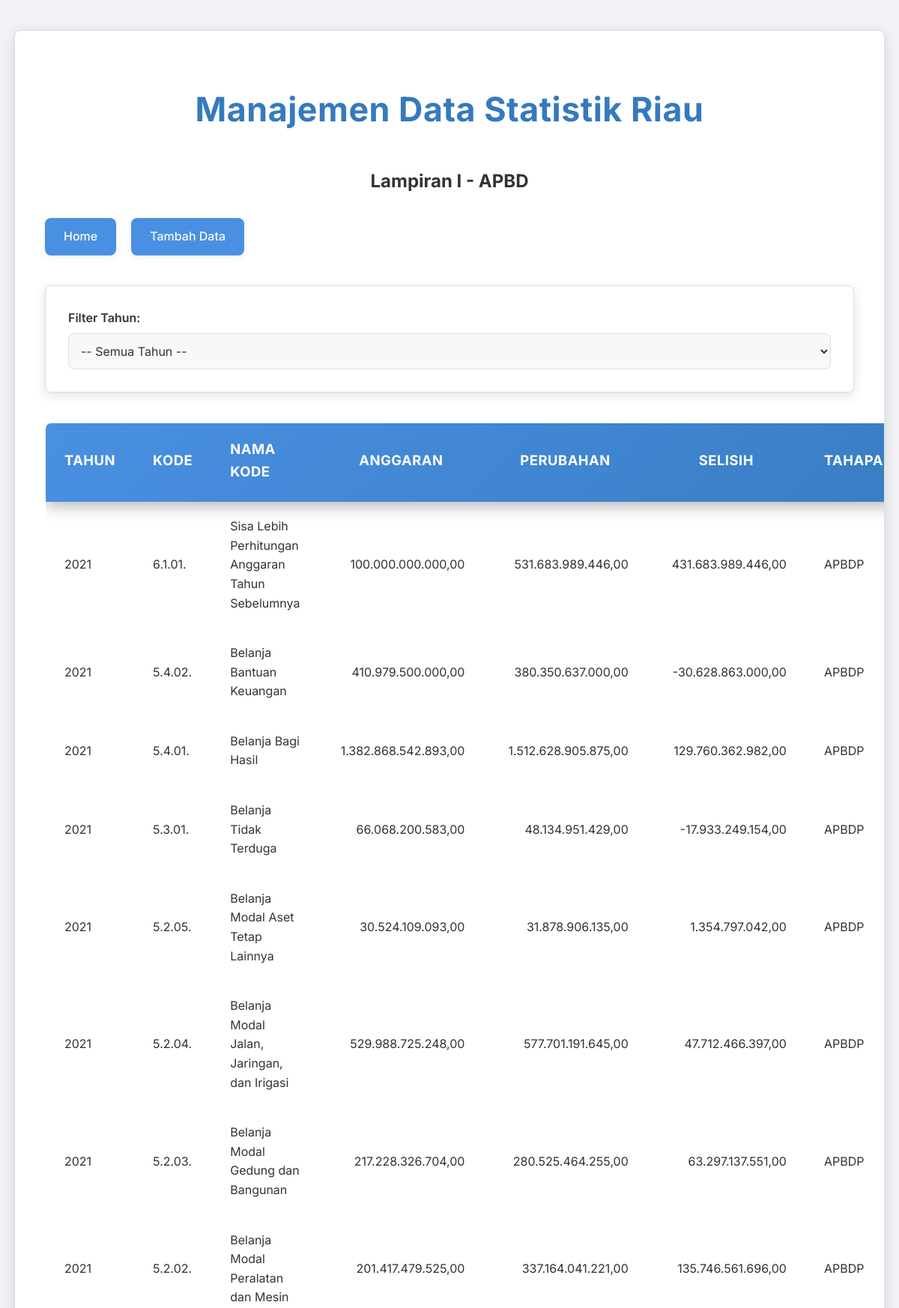
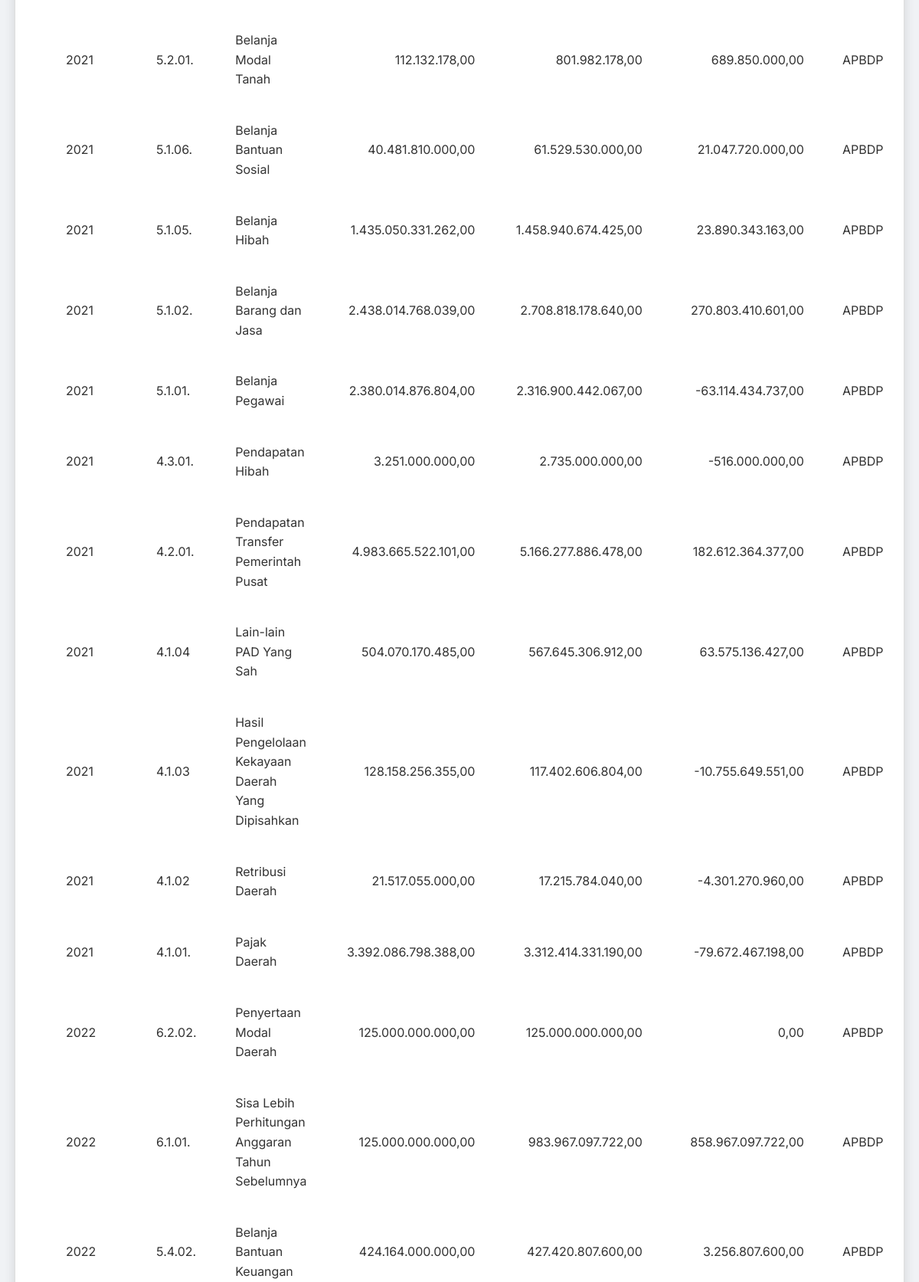
/pages/apbd-lampiran-satu/read.php (upper part), run on the app's committed database (2 pictures, top to bottom).
### tables this page shows
CREATE TABLE `apbd_lampiran_1` (
  `id` int(11) NOT NULL,
  `tahun` int(5) DEFAULT NULL,
  `id_kode_urut` int(5) DEFAULT NULL,
  `jumlah_anggaran` decimal(18,2) DEFAULT NULL,
  `jumlah_perubahan` decimal(18,2) DEFAULT NULL,
  `id_jenis_apbd` int(5) DEFAULT NULL
);

CREATE TABLE `kode_urut` (
  `id` int(11) NOT NULL,
  `no_urut` varchar(11) DEFAULT NULL,
  `uraian` varchar(255) DEFAULT NULL,
  `akronim` varchar(255) DEFAULT NULL,
  `id_kode_level` int(11) DEFAULT NULL
);

CREATE TABLE `jenis_apbd` (
  `id` int(11) NOT NULL,
  `uraian` varchar(255) DEFAULT NULL,
  `akronim` varchar(255) DEFAULT NULL
);

### pages/apbd-lampiran-satu/read.php (the view, shortened to what this page needs)
<?php
include '../../config/database.php';
include '../../templates/header.php';
$where_clause = "";
$sql = "SELECT a.id AS id, a.tahun AS tahun, b.no_urut AS kode, b.uraian AS nama_kode, jumlah_anggaran, jumlah_perubahan, c.nama_level AS level, d.akronim AS jenis_apbd
        FROM apbd_lampiran_1 AS a
        LEFT JOIN kode_urut AS b ON a.id_kode_urut = b.id
        LEFT JOIN kode_level AS c ON c.id = b.id_kode_level
        LEFT JOIN jenis_apbd AS d ON d.id = a.id_jenis_apbd
        " . $where_clause . "
        ORDER BY tahun, kode DESC";
$stmt = $conn->prepare($sql);
$stmt->execute();
$result = $stmt->get_result();
?>
<h2 style="text-align: center;">Lampiran I - APBD</h2>
<div class="button-group">
    <a href="../../index.php">Home</a>
    <a href="create.php">Tambah Data</a>
</div>
<form method="GET" action="">
    <label for="tahun">Filter Tahun:</label>
    <select name="tahun" id="tahun" onchange="this.form.submit()">
        <option value="">-- Semua Tahun --</option>
    </select>
</form>
<?php
if ($result->num_rows > 0):
?>
    <table>
        <thead>
            <tr>
                <th>Tahun</th>
                <th>Kode</th>
                <th>Nama Kode</th>
                <th style="text-align: center;">Anggaran</th>
                <th style="text-align: center;">Perubahan</th>
                <th style="text-align: center;">Selisih</th>
                <th style="text-align: center;">Tahapan</th>
            </tr>
        </thead>
        <tbody>
            <?php
            while ($row = $result->fetch_assoc()):
            ?>
                <tr>
                    <td><?php echo htmlspecialchars($row['tahun']); ?></td>
                    <td><?php echo htmlspecialchars($row['kode']); ?></td>
                    <td><?php echo htmlspecialchars($row['nama_kode']); ?></td>
                    <td style="text-align:right"><?php echo htmlspecialchars(number_format($row['jumlah_anggaran'] ?? 0, 2, ',', '.')); ?></td>
                    <td style="text-align:right"><?php echo htmlspecialchars(number_format($row['jumlah_perubahan'] ?? 0, 2, ',', '.')); ?></td>
                    <td style="text-align:right"><?php echo htmlspecialchars(number_format(($row['jumlah_perubahan'] - $row['jumlah_anggaran']) ?? 0, 2, ',', '.')); ?></td>
                    <td><?php echo htmlspecialchars($row['jenis_apbd']); ?></td>
                </tr>
            <?php endwhile; ?>
        </tbody>
    </table>
<?php else: ?>
    <p>Belum ada data.</p>
<?php endif; ?>
<?php
include '../../templates/footer.php';
?>

### templates/css/style.css (style rules this page uses)
:root { --primary-color: #4A90E2; --primary-dark: #357ABD; --accent-color: #50E3C2; --secondary-accent: #FF6B6B; --tertiary-color: #FFC107; --text-dark: #333333; --text-light: #F8F8F8; --bg-light: #F0F2F5; --bg-dark: #2C3E50; --card-bg: #FFFFFF; --border-color: #DDDDDD; --input-bg: #F8F8F8; --shadow-light: 0 2px 8px rgba(0, 0, 0, 0.08); --shadow-medium: 0 4px 15px rgba(0, 0, 0, 0.12); --success-color: #28A745; --danger-color: #DC3545; --warning-color: #FFC107; --info-color: #17A2B8; --radius-base: 8px; --transition-fast: 0.2s ease-in-out; --transition-normal: 0.3s ease-in-out; --gradient-primary: linear-gradient(135deg, var(--primary-color) 0%, var(--primary-dark) 100%); --gradient-accent: linear-gradient(135deg, var(--accent-color) 0%, #34B79C 100%); --gradient-secondary-accent: linear-gradient(135deg, var(--secondary-accent) 0%, #FF8A8A 100%); --gradient-tertiary: linear-gradient(135deg, var(--tertiary-color) 0%, #FFA000 100%); }
body { font-family: 'Inter', sans-serif; background: var(--bg-light); margin: 0; padding: 0; line-height: 1.6; color: var(--text-dark); display: flex; justify-content: center; align-items: flex-start; min-height: 100vh; padding: 40px 0; box-sizing: border-box; overflow-x: hidden; overflow-y: auto; position: relative; }
body::before { content: none; }
table { width: 100%; border-collapse: separate; border-spacing: 0; margin-top: 40px; box-shadow: var(--shadow-glass); border-radius: var(--radius-base); overflow: hidden; background-color: rgba(255, 255, 255, 0.05); border: 1px solid rgba(255, 255, 255, 0.1); backdrop-filter: blur(10px); -webkit-backdrop-filter: blur(10px); }
table thead tr { background: var(--gradient-primary); color: #FFFFFF; box-shadow: 0 5px 20px rgba(0, 0, 0, 0.3); }
table th, table td { padding: 20px 25px; text-align: left; border-bottom: 1px solid rgba(255, 255, 255, 0.08); }
table th { font-weight: 700; font-size: 1.15em; letter-spacing: 0.5px; text-transform: uppercase; position: relative; padding-bottom: 25px; }
table th::after { content: ''; position: absolute; bottom: 0; left: 50%; transform: translateX(-50%); width: 0; height: 3px; background-color: var(--accent-color); transition: width 0.3s ease-out; }
table tbody tr:nth-child(even) { background-color: rgba(249, 250, 251, 0.03); }
table tbody tr:nth-child(odd) { background-color: rgba(255, 255, 255, 0.01); }
form { background: var(--card-bg); backdrop-filter: none; -webkit-backdrop-filter: none; padding: 30px; border-radius: var(--radius-base); box-shadow: var(--shadow-medium); margin-top: 40px; border: 1px solid var(--border-color); }
form label { display: block; margin-bottom: 8px; font-weight: 600; color: var(--text-dark); font-size: 1em; text-shadow: none; }
form input[type="text"], form input[type="email"], form textarea, form select { width: 100%; padding: 12px; border: 1px solid var(--border-color); border-radius: var(--radius-base); font-size: 1em; box-sizing: border-box; background-color: var(--input-bg); color: var(--text-dark); transition: border-color var(--transition-fast), box-shadow var(--transition-fast); font-family: 'Inter', sans-serif; text-shadow: none; }
.button-group { display: flex; gap: 20px; margin-top: 30px; justify-content: flex-start; }
.button-group a { display: inline-block; background-color: var(--primary-color); color: var(--text-light); padding: 12px 25px; text-decoration: none; border-radius: var(--radius-base); font-size: 1em; font-weight: 500; transition: background-color var(--transition-fast), transform var(--transition-fast), box-shadow var(--transition-fast); box-shadow: var(--shadow-light); }
* { scrollbar-width: thin; scrollbar-color: #888888 #F0F2F5; }

### data on the page
apbd_lampiran_1: tahun "2021", id_kode_urut.no_urut "6.1.01.", id_kode_urut.uraian "Sisa Lebih Perhitungan Anggaran Tahun Sebelumnya", jumlah_anggaran "100.000.000.000,00", jumlah_perubahan "531.683.989.446,00", $row['jumlah_perubahan'] - $row['jumlah_anggaran'] "431.683.989.446,00", id_jenis_apbd.akronim "APBDP"
apbd_lampiran_1: tahun "2021", id_kode_urut.no_urut "5.4.02.", id_kode_urut.uraian "Belanja Bantuan Keuangan", jumlah_anggaran "410.979.500.000,00", jumlah_perubahan "380.350.637.000,00", $row['jumlah_perubahan'] - $row['jumlah_anggaran'] "-30.628.863.000,00", id_jenis_apbd.akronim "APBDP"
apbd_lampiran_1: tahun "2021", id_kode_urut.no_urut "5.4.01.", id_kode_urut.uraian "Belanja Bagi Hasil", jumlah_anggaran "1.382.868.542.893,00", jumlah_perubahan "1.512.628.905.875,00", $row['jumlah_perubahan'] - $row['jumlah_anggaran'] "129.760.362.982,00", id_jenis_apbd.akronim "APBDP"
apbd_lampiran_1: tahun "2021", id_kode_urut.no_urut "5.3.01.", id_kode_urut.uraian "Belanja Tidak Terduga", jumlah_anggaran "66.068.200.583,00", jumlah_perubahan "48.134.951.429,00", $row['jumlah_perubahan'] - $row['jumlah_anggaran'] "-17.933.249.154,00", id_jenis_apbd.akronim "APBDP"
apbd_lampiran_1: tahun "2021", id_kode_urut.no_urut "5.2.05.", id_kode_urut.uraian "Belanja Modal Aset Tetap Lainnya", jumlah_anggaran "30.524.109.093,00", jumlah_perubahan "31.878.906.135,00", $row['jumlah_perubahan'] - $row['jumlah_anggaran'] "1.354.797.042,00", id_jenis_apbd.akronim "APBDP"
apbd_lampiran_1: tahun "2021", id_kode_urut.no_urut "5.2.04.", id_kode_urut.uraian "Belanja Modal Jalan, Jaringan, dan Irigasi", jumlah_anggaran "529.988.725.248,00", jumlah_perubahan "577.701.191.645,00", $row['jumlah_perubahan'] - $row['jumlah_anggaran'] "47.712.466.397,00", id_jenis_apbd.akronim "APBDP"
apbd_lampiran_1: tahun "2021", id_kode_urut.no_urut "5.2.03.", id_kode_urut.uraian "Belanja Modal Gedung dan Bangunan", jumlah_anggaran "217.228.326.704,00", jumlah_perubahan "280.525.464.255,00", $row['jumlah_perubahan'] - $row['jumlah_anggaran'] "63.297.137.551,00", id_jenis_apbd.akronim "APBDP"
apbd_lampiran_1: tahun "2021", id_kode_urut.no_urut "5.2.02.", id_kode_urut.uraian "Belanja Modal Peralatan dan Mesin", jumlah_anggaran "201.417.479.525,00", jumlah_perubahan "337.164.041.221,00", $row['jumlah_perubahan'] - $row['jumlah_anggaran'] "135.746.561.696,00", id_jenis_apbd.akronim "APBDP"
apbd_lampiran_1: tahun "2021", id_kode_urut.no_urut "5.2.01.", id_kode_urut.uraian "Belanja Modal Tanah", jumlah_anggaran "112.132.178,00", jumlah_perubahan "801.982.178,00", $row['jumlah_perubahan'] - $row['jumlah_anggaran'] "689.850.000,00", id_jenis_apbd.akronim "APBDP"
apbd_lampiran_1: tahun "2021", id_kode_urut.no_urut "5.1.06.", id_kode_urut.uraian "Belanja Bantuan Sosial", jumlah_anggaran "40.481.810.000,00", jumlah_perubahan "61.529.530.000,00", $row['jumlah_perubahan'] - $row['jumlah_anggaran'] "21.047.720.000,00", id_jenis_apbd.akronim "APBDP"
apbd_lampiran_1: tahun "2021", id_kode_urut.no_urut "5.1.05.", id_kode_urut.uraian "Belanja Hibah", jumlah_anggaran "1.435.050.331.262,00", jumlah_perubahan "1.458.940.674.425,00", $row['jumlah_perubahan'] - $row['jumlah_anggaran'] "23.890.343.163,00", id_jenis_apbd.akronim "APBDP"
apbd_lampiran_1: tahun "2021", id_kode_urut.no_urut "5.1.02.", id_kode_urut.uraian "Belanja Barang dan Jasa", jumlah_anggaran "2.438.014.768.039,00", jumlah_perubahan "2.708.818.178.640,00", $row['jumlah_perubahan'] - $row['jumlah_anggaran'] "270.803.410.601,00", id_jenis_apbd.akronim "APBDP"
apbd_lampiran_1: tahun "2021", id_kode_urut.no_urut "5.1.01.", id_kode_urut.uraian "Belanja Pegawai", jumlah_anggaran "2.380.014.876.804,00", jumlah_perubahan "2.316.900.442.067,00", $row['jumlah_perubahan'] - $row['jumlah_anggaran'] "-63.114.434.737,00", id_jenis_apbd.akronim "APBDP"
apbd_lampiran_1: tahun "2021", id_kode_urut.no_urut "4.3.01.", id_kode_urut.uraian "Pendapatan Hibah", jumlah_anggaran "3.251.000.000,00", jumlah_perubahan "2.735.000.000,00", $row['jumlah_perubahan'] - $row['jumlah_anggaran'] "-516.000.000,00", id_jenis_apbd.akronim "APBDP"
apbd_lampiran_1: tahun "2021", id_kode_urut.no_urut "4.2.01.", id_kode_urut.uraian "Pendapatan Transfer Pemerintah Pusat", jumlah_anggaran "4.983.665.522.101,00", jumlah_perubahan "5.166.277.886.478,00", $row['jumlah_perubahan'] - $row['jumlah_anggaran'] "182.612.364.377,00", id_jenis_apbd.akronim "APBDP"
apbd_lampiran_1: tahun "2021", id_kode_urut.no_urut "4.1.04", id_kode_urut.uraian "Lain-lain PAD Yang Sah", jumlah_anggaran "504.070.170.485,00", jumlah_perubahan "567.645.306.912,00", $row['jumlah_perubahan'] - $row['jumlah_anggaran'] "63.575.136.427,00", id_jenis_apbd.akronim "APBDP"
apbd_lampiran_1: tahun "2021", id_kode_urut.no_urut "4.1.03", id_kode_urut.uraian "Hasil Pengelolaan Kekayaan Daerah Yang Dipisahkan", jumlah_anggaran "128.158.256.355,00", jumlah_perubahan "117.402.606.804,00", $row['jumlah_perubahan'] - $row['jumlah_anggaran'] "-10.755.649.551,00", id_jenis_apbd.akronim "APBDP"
apbd_lampiran_1: tahun "2021", id_kode_urut.no_urut "4.1.02", id_kode_urut.uraian "Retribusi Daerah", jumlah_anggaran "21.517.055.000,00", jumlah_perubahan "17.215.784.040,00", $row['jumlah_perubahan'] - $row['jumlah_anggaran'] "-4.301.270.960,00", id_jenis_apbd.akronim "APBDP"
apbd_lampiran_1: tahun "2021", id_kode_urut.no_urut "4.1.01.", id_kode_urut.uraian "Pajak Daerah", jumlah_anggaran "3.392.086.798.388,00", jumlah_perubahan "3.312.414.331.190,00", $row['jumlah_perubahan'] - $row['jumlah_anggaran'] "-79.672.467.198,00", id_jenis_apbd.akronim "APBDP"
apbd_lampiran_1: tahun "2022", id_kode_urut.no_urut "6.2.02.", id_kode_urut.uraian "Penyertaan Modal Daerah", jumlah_anggaran "125.000.000.000,00", jumlah_perubahan "125.000.000.000,00", $row['jumlah_perubahan'] - $row['jumlah_anggaran'] "0,00", id_jenis_apbd.akronim "APBDP"
apbd_lampiran_1: tahun "2022", id_kode_urut.no_urut "6.1.01.", id_kode_urut.uraian "Sisa Lebih Perhitungan Anggaran Tahun Sebelumnya", jumlah_anggaran "125.000.000.000,00", jumlah_perubahan "983.967.097.722,00", $row['jumlah_perubahan'] - $row['jumlah_anggaran'] "858.967.097.722,00", id_jenis_apbd.akronim "APBDP"
apbd_lampiran_1: tahun "2022", id_kode_urut.no_urut "5.4.02.", id_kode_urut.uraian "Belanja Bantuan Keuangan", jumlah_anggaran "424.164.000.000,00", jumlah_perubahan "427.420.807.600,00", $row['jumlah_perubahan'] - $row['jumlah_anggaran'] "3.256.807.600,00", id_jenis_apbd.akronim "APBDP"
